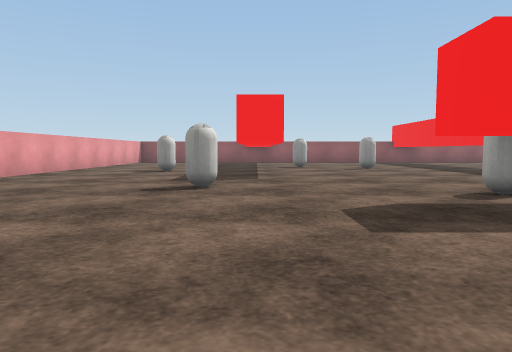
[1] (above)

18 first-person views from a walk through a 3-D level made in the Unity game engine. The camera is 0.58 m above the floor, tilts 4° down and sees 70° across. The floor is counted in squares, 1 m on a side. Each view is taken from the middle of a square. On the plan, view 1 faces up. The plan holds only what a view shows up to about 10 squares ahead; the rest is blank. The player is left out. Surface patterns are stand-ins for the level's own textures.

[2]
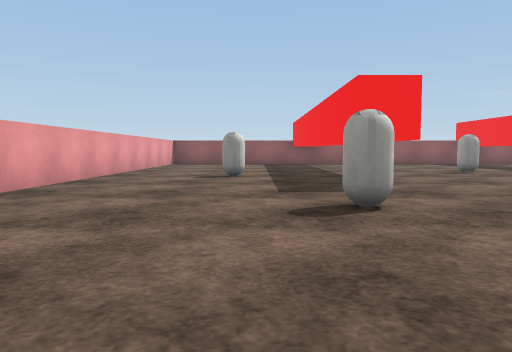

[3]
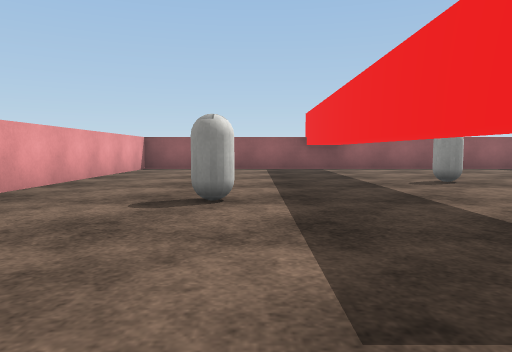

[4]
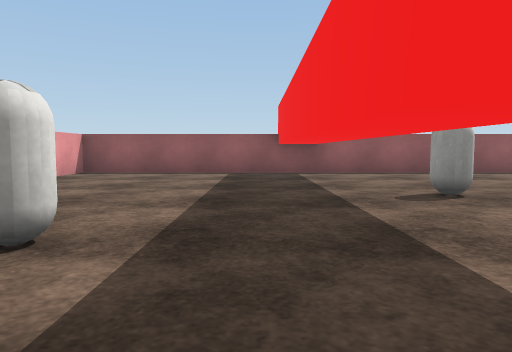

[5]
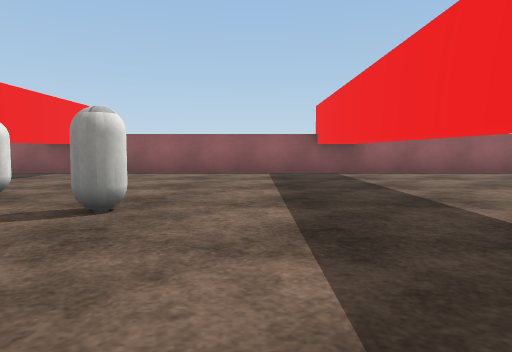

[6]
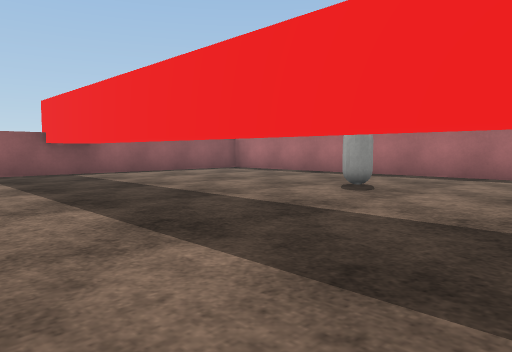

[7]
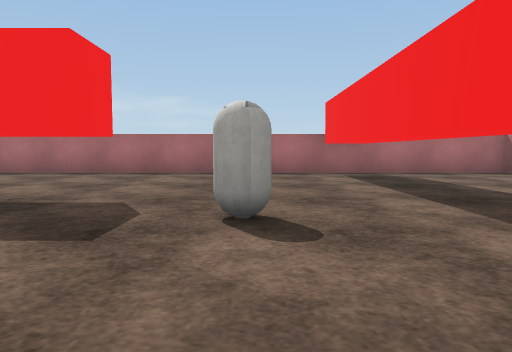

[8]
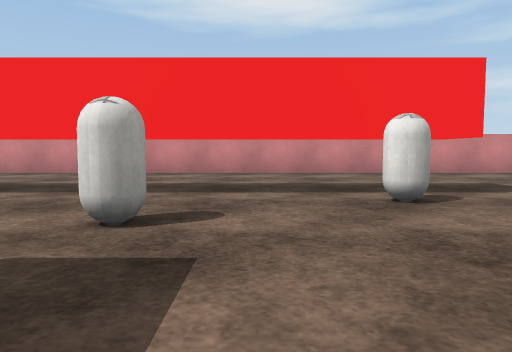

[9]
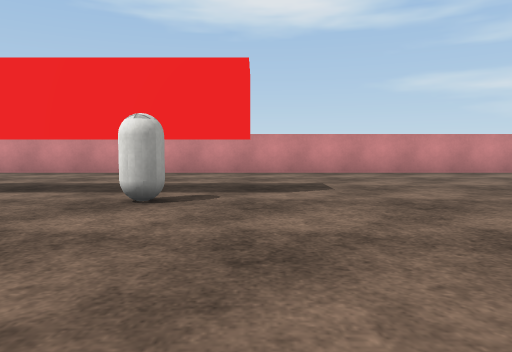

[10]
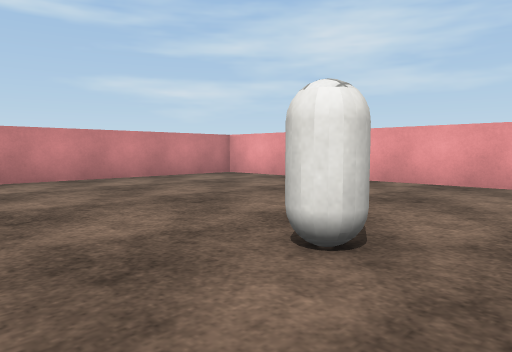

[11]
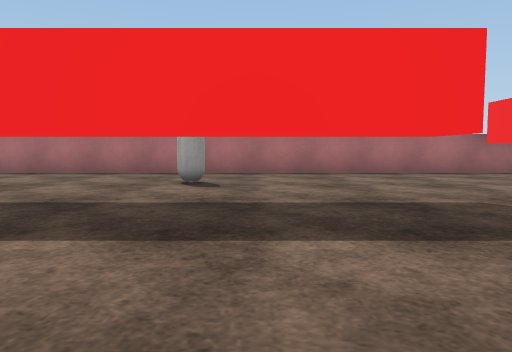

[12]
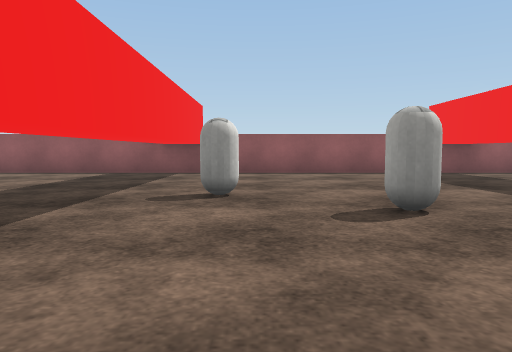

[13]
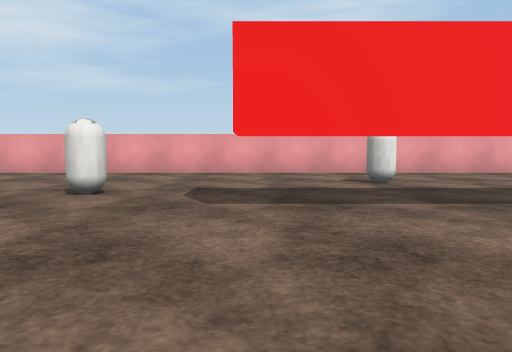

[14]
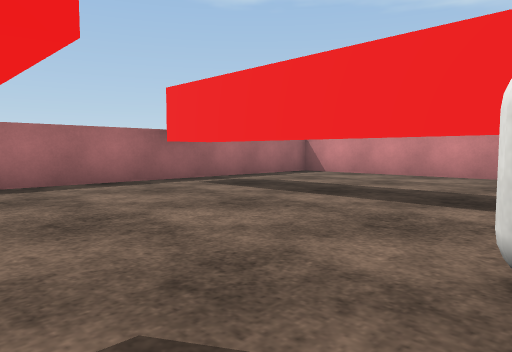

[15]
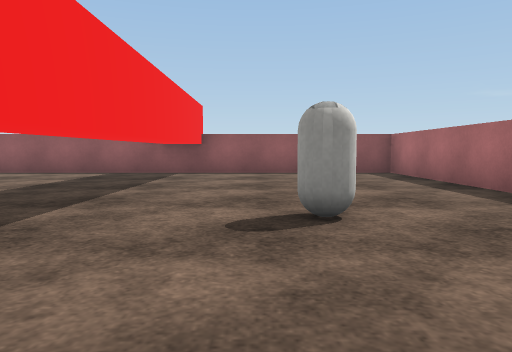

[16]
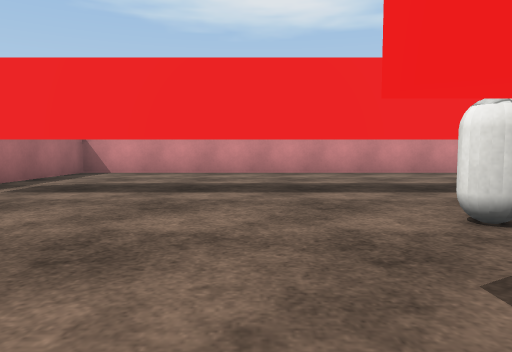

[17]
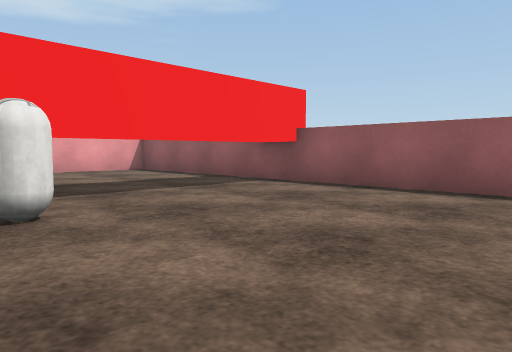

[18]
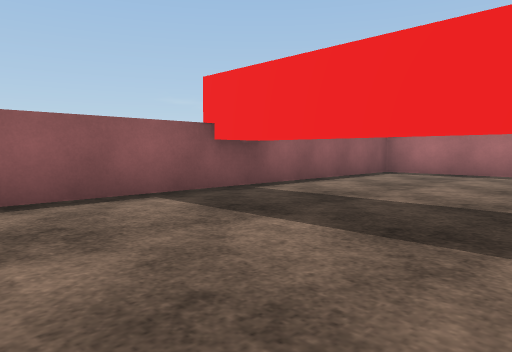

### Floor plan
Key: @ floor where view 1 was taken; # wall or solid block; . floor; T thing the floor can be seen under or through; O other object.
Columns run from 6 left of view 1 to 13 right of it. Each row starts with its distance up from view 1.
 18 ####################
 17 #.....T......T.....#
 16 #.....T......T.....#
 15 #.....T......T.....#
 14 #.....T......T.....#
 13 #.....T.O....T.....#
 12 #.....T..OO..T.....#
 11 #.....T..OO..T..O..#
 10 #..OO.T......T.....#
  9 #.....T......T.....#
  8 #.....T......T.....#
  7 #..................#
  6 #....O......O......#
  5 #........O.........#
  4 #........TTTTTTTTTT#
  3 #..................#
  2 #..................#
  1 #..................#
  0 #.....@............#
 -1 ####################

Positions as (right, up) in squares from view 1, and headings:
1: (0, 0), facing up
2: (-2, 2), facing up
3: (-2, 6), facing up
4: (-1, 8), facing up
5: (5, 8), facing up
6: (4, 8), facing up-right
7: (3, 6), facing right
8: (5, 9), facing down
9: (2, 9), facing down
10: (1, 7), facing down-left
11: (3, 10), facing right
12: (2, 8), facing up
13: (4, 8), facing left
14: (6, 8), facing down-right
15: (9, 8), facing up
16: (8, 9), facing down
17: (5, 12), facing up-left
18: (3, 13), facing up-right
